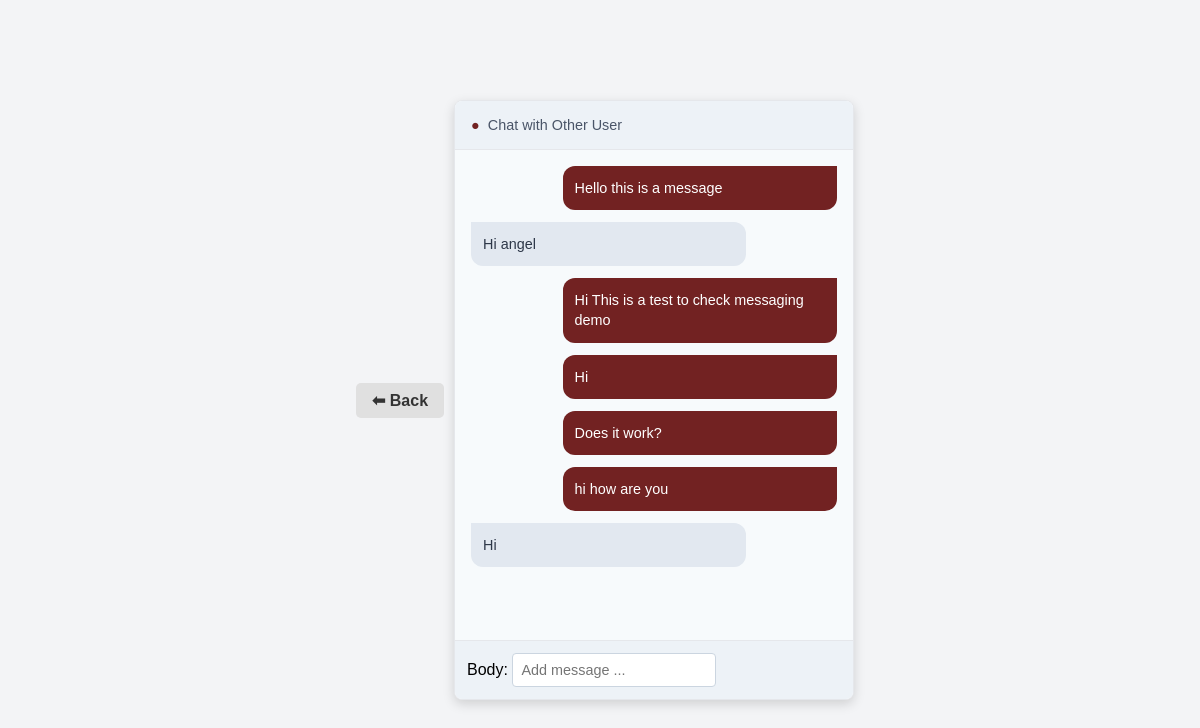
The app's page /chat_view (signed in) with its own data.
### messagingFeature/models.py (models this page shows, shortened)
class ChatMessage(models.Model):
    chat_channel = models.ForeignKey(ChatChannel, related_name='chat_messages', on_delete=models.CASCADE)
    author = models.ForeignKey(User, on_delete=models.CASCADE)
    body = models.CharField(max_length=300)
    created = models.DateTimeField(auto_now_add=True)
    class Meta:
        ordering = ['-created']

### messagingFeature/views.py (the view, shortened to what this page needs)
# urls.py: path('chat_view', views.chat_view, name='chat_view')
@login_required
def chat_view(request):
    chat_channel = get_object_or_404(ChatChannel, channel_name="angel-newUser")
    chat_messages = chat_channel.chat_messages.all()[:30]
    form = ChatmessageCreateForm()
    return render(request, 'chat_view.html', {'chat_messages' : chat_messages, 'form' : form})

### messagingFeature/forms.py
class ChatmessageCreateForm(ModelForm):
    class Meta:
        model = ChatMessage
        fields = ['body']
        widgets = {
            'body' : forms.TextInput(attrs={'placeholder': 'Add message ...', 'class': 'p-4 text-black', 'maxlength' : '300', 'autofocus': True }),
        }

### template/chat_view.html (shortened to what this page needs)
{% load static %}
<!DOCTYPE html>
<html lang="en">
<head>
    <link rel="stylesheet" href="{% static 'css_2/chatStyles.css' %}">
</head>
<body>
    <a href="/" class="back-button">
        ⬅ Back
    </a>
    <div class="chat-container">
        <div class="chat-header">
            <span class="online-indicator">●</span>
            <span class="chat-title">Chat with Other User</span>
        </div>
        <div class="chat-messages">
            {% for message in chat_messages reversed %}
            {% if message.author == user %}
                <div class="message message-sent">
                    <p>{{ message.body }}</p>
                </div>
            {% else %}
                <div class="message message-received">
                    <p>{{ message.body }}</p>
                </div>
            {% endif %}
            {% endfor %}
        </div>
        <div class="chat-input">
            <form id="chat_message_form" method="POST">
                {{ form }}
            </form>
        </div>
    </div>
</body>
</html>

### static/css_2/chatStyles.css (style rules this page uses)
* { margin: 0; padding: 0; box-sizing: border-box; }
body { display: flex; justify-content: center; align-items: center; height: 100vh; font-family: Arial, sans-serif; background-color: #f3f4f6; }
.chat-container { display: flex; flex-direction: column; width: 100%; max-width: 400px; height: 600px; background-color: #ffffff; border: 1px solid #e5e7eb; border-radius: 8px; box-shadow: 0 4px 12px rgba(0, 0, 0, 0.15); overflow: hidden; }
.chat-header { display: flex; align-items: center; padding: 1rem; background-color: #edf2f7; font-size: 0.9rem; font-weight: 500; color: #4a5568; border-bottom: 1px solid #e5e7eb; }
.online-indicator { color: #722222; margin-right: 0.5rem; }
.chat-messages { flex-grow: 1; padding: 1rem; overflow-y: auto; background-color: #f7fafc; }
.message { padding: 0.75rem; margin-bottom: 0.75rem; border-radius: 12px; font-size: 0.9rem; line-height: 1.4; max-width: 75%; word-wrap: break-word; }
.message-sent { align-self: flex-end; background-color: #722222; color: #ffffff; margin-left: auto; border-top-right-radius: 0; }
.message-received { align-self: flex-start; background-color: #e2e8f0; color: #2d3748; border-top-left-radius: 0; }
.chat-input { display: flex; padding: 0.75rem; border-top: 1px solid #e5e7eb; background-color: #edf2f7; }
.chat-input input { flex-grow: 1; padding: 0.5rem; border: 1px solid #cbd5e0; border-radius: 4px; font-size: 0.9rem; outline: none; }
.back-button { display: inline-block; margin: 10px; padding: 8px 16px; font-weight: bold; color: #333; background-color: #e0e0e0; border-radius: 5px; text-decoration: none; }

### records on screen
ChatMessage: body "Hello this is a message"
ChatMessage: body "Hi angel"
ChatMessage: body "Hi This is a test to check messaging demo"
ChatMessage: body "Hi"
ChatMessage: body "Does it work?"
ChatMessage: body "hi how are you"
ChatMessage: body "Hi"
